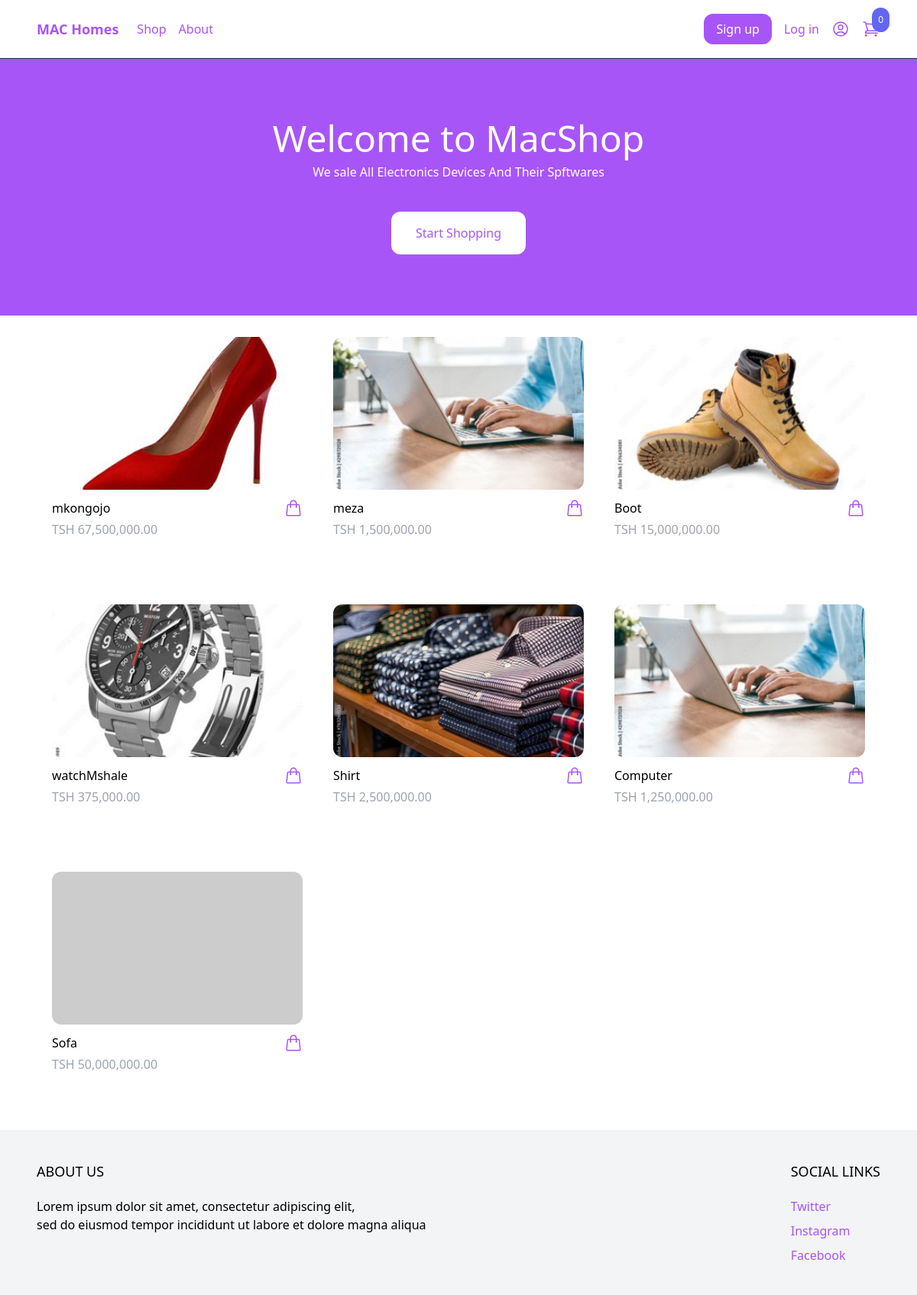
The page / on the database its author committed.
### products/models.py (models this page shows, shortened)
class Product(models.Model):
    category = models.ForeignKey(Category, related_name='product', on_delete=models.CASCADE)
    name = models.CharField(max_length=255)
    slug = models.SlugField()
    description = models.TextField(blank=True, null=True)
    price = models.IntegerField(unique=True)
    created_at = models.DateTimeField(auto_now_add=True)
    image = models.ImageField(upload_to='uploads/', blank=True, null=True)
    thumbnail = models.ImageField(upload_to='uploads/', blank=True, null=True)
    class Meta:
        ordering = ('-created_at',)
    def get_display_price(self):
        tsh_price = self.price * 2500  # Convert USD to TSH
        return "TSH {:,.2f}".format(tsh_price)
    def get_thumbnail(self):
        if self.thumbnail:
            return self.thumbnail.url
        else:
            if self.image:
                self.thumbnail = self.make_thumbnail(self.image)
                self.save()
                return self.thumbnail.url
            else:
                return 'https://dummyimage.com/240x240/808080/ffffff'

### core/decorators.py (the view)
    def wrapper(request, *args, **kwargs):
        if request.user.is_authenticated and (request.user.is_staff or request.user.is_superuser):
            return redirect('admin_dashboard')
        return view_func(request, *args, **kwargs)

### cart/cart.py (called while the page is built)
    def __len__(self):
        return sum(item['quantity'] for item in self.cart.values())

### cart/context_processors.py (called while the page is built)
def cart(request):
    return {'cart': Cart(request)}

### core/views.py (called while the page is built)
@redirect_admin_to_dashboard
def frontpage(request):
	products = Product.objects.all()[0:8]
	return render(request, 'core/frontpage.html',{'products':products})

### core/templates/core/frontpage.html (shortened to what this page needs)
{% extends 'core/base.html' %}
{% block content %}
 <header class="px-6 py-10 lg:py-20 bg-purple-500 ">
      <div class="max-w-3xl mx-auto text-center">
        <p class="mb-2 text-3xl lg:text-5xl text-white">Welcome to MacShop</p>
        <p class="mb-10 text-white">We sale All Electronics Devices And Their Spftwares</p>
<a href="#" class="inline-block px-8 py-4 rounded-xl bg-white text-purple-500 hover:bg-gray-200">Start Shopping</a>
      </div>
    </header>
<div class="max-w-6xl mx-auto py-2 px-6 xl:px-8">
    <div class="products flex items-center flex-wrap">
        {% for product in products %}
        {% include 'product/partials/product_list_item.html' %}
        {% endfor %}
    </div>
</div>
{% endblock %}

### products/templates/product/partials/product_list_item.html (shortened to what this page needs)
<div class="product-card w-full md:w-1/3 xl:w-1/4 p-5 h-72">
    <a
    href="{% url 'product' product.slug %}">
        <img src="{{ product.get_thumbnail }}" class="rounded-xl hover:shadow-lg object-cover h-48 w-full">
    </a>
    <div class="pt-3 flex items-center justify-between">
        <a href="{% url 'product' product.slug %}">{{ product.name }}</a>
        <a
         hx-get="{% url 'add_to_cart' product.id %}"
    hx-target="#menu-cart-button"
    hx-swap="outerHTML"
         class="text-purple-500 hover:text-purple-800">
        </a>
    </div>
    <p class="pt-1 text-gray-400">{{ product.get_display_price }}</p>
</div>

### products/templates/product/partials/product_list_item.html (style rules this page uses)
.product-card { height: 350px; }
.product-card img { height: 200px; width: 100%; object-fit: cover; }

### rows shown on the page
Product: get_thumbnail (picture), name "mkongojo", get_display_price "TSH 67,500,000.00"
Product: get_thumbnail (picture), name "meza", get_display_price "TSH 1,500,000.00"
Product: get_thumbnail (picture), name "Boot", get_display_price "TSH 15,000,000.00"
Product: get_thumbnail (picture), name "watchMshale", get_display_price "TSH 375,000.00"
Product: get_thumbnail (picture), name "Shirt", get_display_price "TSH 2,500,000.00"
Product: get_thumbnail (picture), name "Computer", get_display_price "TSH 1,250,000.00"
Product: name "Sofa", get_display_price "TSH 50,000,000.00"

### other values the page prints
{{ cart|length }} "0"
